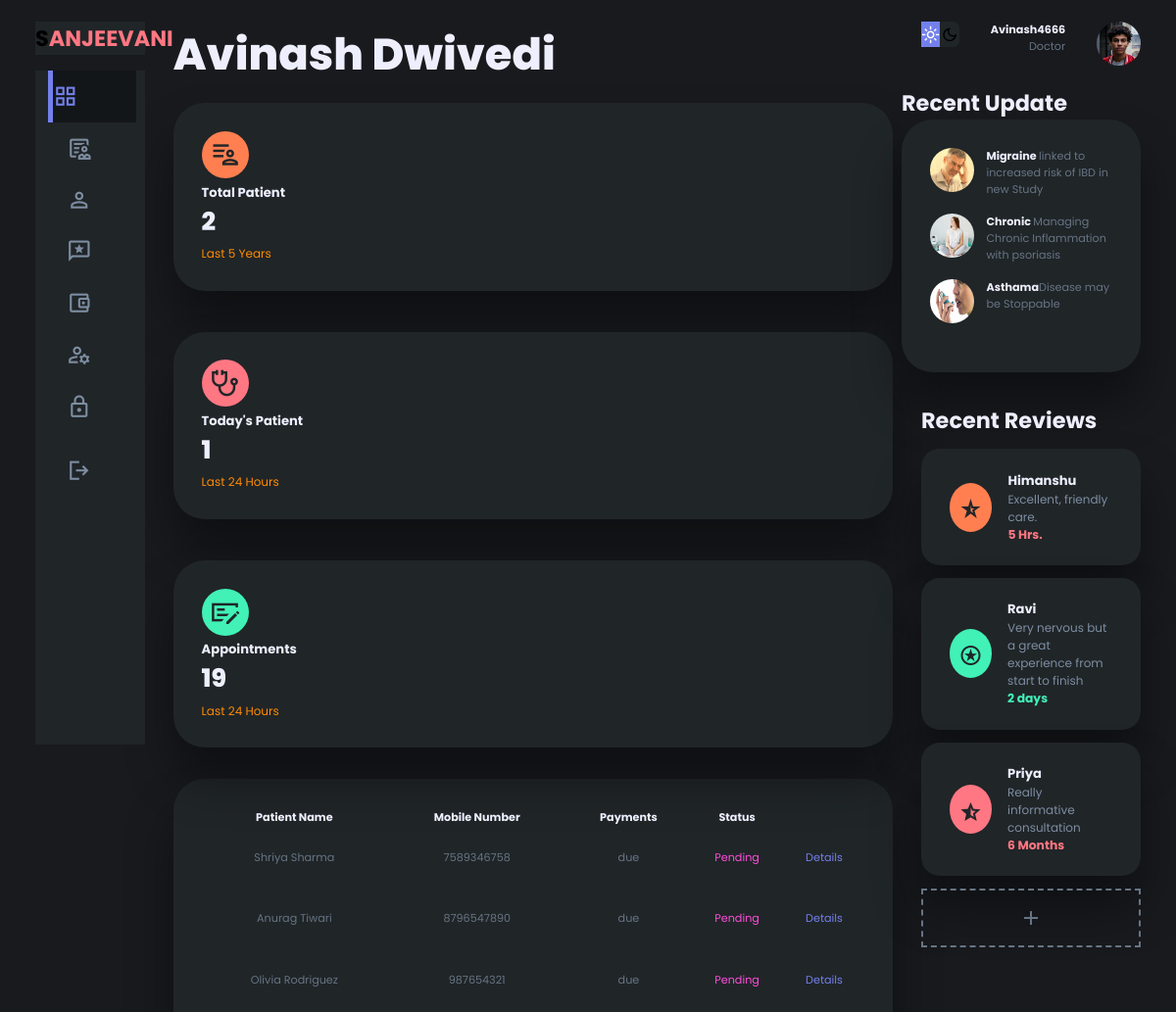
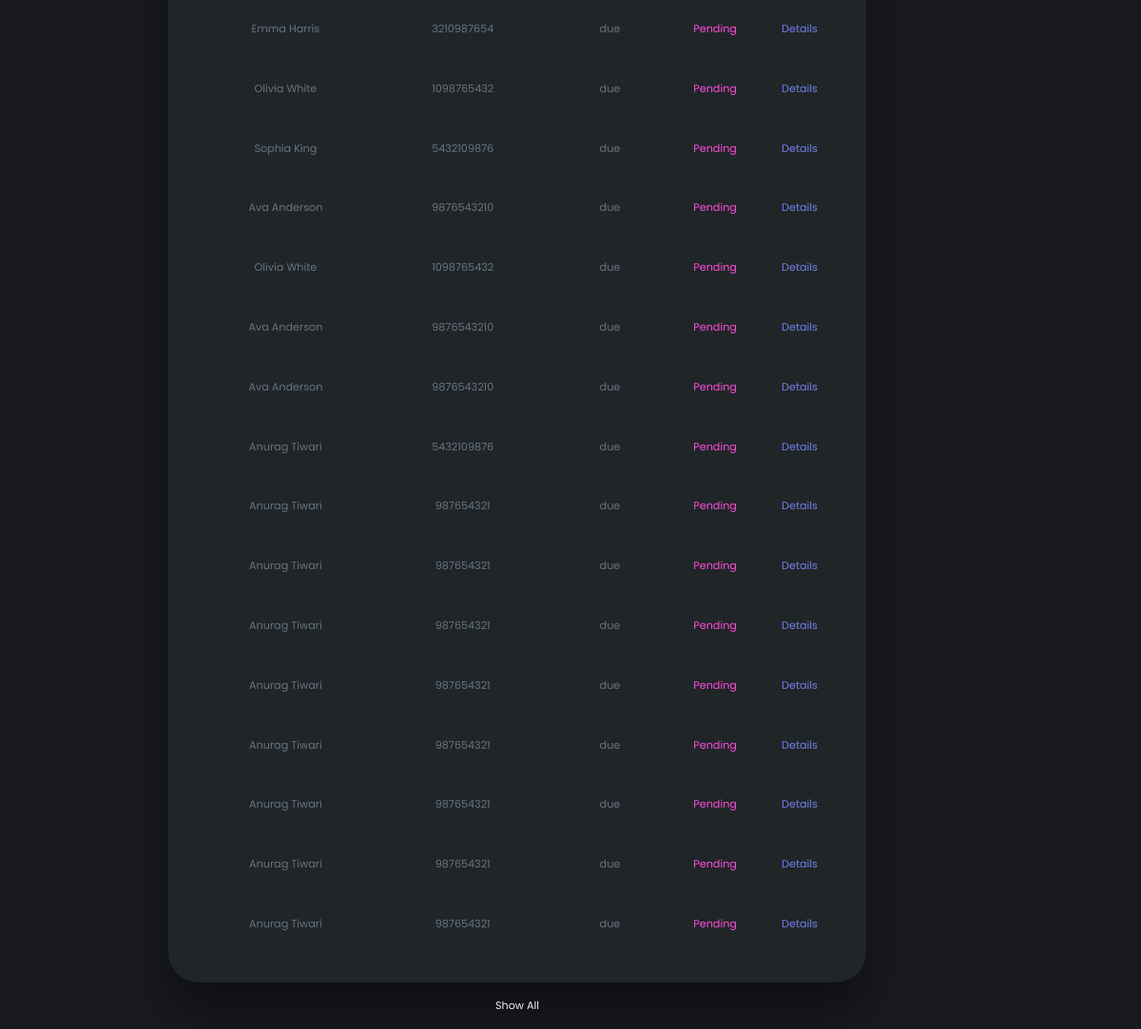
/d_dashboard.php (signed in), run on the app's committed database (2 pictures, top to bottom).
### tables this page shows
CREATE TABLE `doctors_info` (
  `sno` int(30) NOT NULL,
  `username` varchar(30) NOT NULL,
  `name` text NOT NULL,
  `password` varchar(30) NOT NULL,
  `dt` datetime NOT NULL,
  `age` int(11) NOT NULL,
  `address` text NOT NULL,
  `email` varchar(30) NOT NULL,
  `contactnum` bigint(11) NOT NULL,
  `gender` text NOT NULL
);

CREATE TABLE `visit` (
  `visitid` int(11) NOT NULL,
  `doctorid` varchar(30) NOT NULL,
  `patientid` varchar(30) NOT NULL,
  `dt` datetime NOT NULL,
  `statusof` varchar(10) NOT NULL,
  `visited` varchar(5) NOT NULL,
  `amount` int(20) NOT NULL,
  `payment` varchar(20) NOT NULL,
  `doctor_name` varchar(20) NOT NULL,
  `patient_name` varchar(20) NOT NULL,
  `patient_mobile` bigint(12) NOT NULL,
  `dateapp` text NOT NULL
);

### partials/db_doctor.php (called while the page is built, shortened)
<?php
include 'partials/db_connect.php';
$username=$_SESSION["username"];
$sql="SELECT * FROM `doctors_info` WHERE username='$username' ";
$result=mysqli_query($conn,$sql);
$row = mysqli_fetch_assoc($result);
$name=$row['name'];
?>
<?php
$sql1="SELECT * FROM `visit` WHERE doctorid='$username'and visited='no'";
$result1=mysqli_query($conn,$sql1);
$num1=mysqli_num_rows($result1);
$sql4="SELECT * FROM `visit` WHERE doctorid='$username' and visited='yes'";
$result4=mysqli_query($conn,$sql4);
$num4=mysqli_num_rows($result4);
$sql5="SELECT * FROM `visit` WHERE dt >= DATE_SUB(NOW(), INTERVAL 24 HOUR) and statusof='done' and doctorid='$username'";
$result5=mysqli_query($conn,$sql5);
$num5=mysqli_num_rows($result5);
?>

### d_dashboard.php (the view, shortened to what this page needs)
<?php
include 'partials/db_doctor.php';
?>
<!DOCTYPE html>
<html lang="en">
<head>
  <link rel="stylesheet" href="style.css">
</head>
<body>
   <div class="container">
      <aside>
         <div class="top">
           <div class="logo">
             <h2>S<span class="danger">ANJEEVANI</span> </h2>
           </div>
         </div>
          <div class="sidebar">
            <a href="#" class="active">
              <span class="material-symbols-sharp">grid_view </span>
           </a>
           <a href="d_dash_appoint.php" >
            <span class="material-symbols-outlined">
              </span>
         </a>
           <a href="#" >
              <span class="material-symbols-sharp">person_outline </span>
           </a>
           <a href="#">
            <span class="material-symbols-outlined">
              </span>
           </a>
           <a href="#">
            <span class="material-symbols-outlined">
              </span>
           </a>
           <a href="#">
            <span class="material-symbols-outlined">
              </span>
           </a>
           <a href="#">
            <span class="material-symbols-outlined">
              </span>
           </a>
           <a href="#">
              <span class="material-symbols-sharp">logout </span>
           </a>
          </div>
      </aside>
      <main>
           <h1><?php echo $name;?></h1>
        <div class="insights">
            <div class="sales">
               <span class="material-symbols-outlined">
                </span>
               <div class="middle">
                 <div class="left">
                   <h3>Total Patient</h3>
                   <?php echo '<h1>'.$num4.'</h1>' ?>
                 </div>
                  <div class="progress">
                  </div>
               </div>
               <small>Last 5 Years</small>
            </div>
              <div class="expenses">
                <span class="material-symbols-outlined">
                  </span>
                <div class="middle">
                  <div class="left">
                    <h3>Today's Patient </h3>
                    <h1><?php echo $num5; ?>
                    </h1>
                  </div>
                   <div class="progress">
                   </div>
                </div>
                <small>Last 24 Hours</small>
             </div>
               <div class="income" >
                <span class="material-symbols-outlined">
                  </span>
                <div class="middle">
                  <div class="left">
                    <h3>Appointments</h3>
                    <h1><?php echo $num1?></h1>
                  </div>
                   <div class="progress">
                   </div>
                </div>
                <small>Last 24 Hours</small>
             </div>
        </div>
      <div class="recent_order">
         <table>
             <thead>
              <tr>
                <th>Patient Name</th>
                <th>Mobile Number</th>
                <th>Payments</th>
                <th>Status</th>
              </tr>
             </thead>
              <tbody>
              <?php
              while ($row = mysqli_fetch_assoc($result1)) {
              $name2=$row['patient_name'];
              $mobilenum=$row['patient_mobile'];
                  echo'<tr>
                   <td>'.$name2.'</td>
                   <td>'.$mobilenum.'</td>
                   <td>due</td>
                   <td class="warning">Pending</td>
                   <td class="primary">Details</td>
                 </tr>';}?>
              </tbody>
         </table>
         <a href="#">Show All</a>
      </div>
      </main>
    <div class="right">
<div class="top">
   <div class="theme-toggler">
     <span class="material-symbols-sharp active">light_mode</span>
     <span class="material-symbols-sharp">dark_mode</span>
   </div>
    <div class="profile">
       <div class="info">
           <p><b><?php echo $username;?></b></p>
           <p>Doctor</p>
       </div>
       <div class="profile-photo">
         <img src="./images/profile-1.jpg" alt=""/>
       </div>
    </div>
</div>
  <div class="recent_updates">
     <h2>Recent Update</h2>
   <div class="updates">
      <div class="update">
         <div class="profile-photo">
            <img src="images-20240406T121948Z-001/images/4.jpg" alt=""/>
         </div>
        <div class="message">
           <p><b>Migraine </b>linked to increased risk of IBD in new Study </p>
        </div>
      </div>
      <div class="update">
        <div class="profile-photo">
        <img src="images-20240406T121948Z-001/images/6.png" alt=""/>
        </div>
       <div class="message">
          <p><b>Chronic </b>Managing Chronic Inflammation with psoriasis</p>
       </div>
     </div>
     <div class="update">
      <div class="profile-photo">
         <img src="images-20240406T121948Z-001/images/3.jpg" alt=""/>
      </div>
     <div class="message">
        <p><b>Asthama</b>Disease may be Stoppable</p>
     </div>
   </div>
  </div>
  </div>
   <div class="sales-analytics">
     <h2>Recent Reviews</h2>
      <div class="item onlion">
        <div class="icon">
          <span class="material-symbols-outlined">
            </span>
        </div>
        <div class="right_text">
          <div class="info">
            <h3>Himanshu</h3>
            <small class="text-muted">Excellent, friendly care.</small>
          </div>
          <h5 class="danger">5 Hrs.</h5>
        </div>
      </div>
      <div class="item onlion">
        <div class="icon">
          <span class="material-symbols-outlined">
            </span>
        </div>
        <div class="right_text">
          <div class="info">
            <h3>Ravi</h3>
            <small class="text-muted">Very nervous but a great experience from start to finish</small>
          </div>
          <h5 class="success">2 days</h5>
        </div>
      </div>
      <div class="item onlion">
        <div class="icon">
          <span class="material-symbols-outlined">
            </span>
        </div>
        <div class="right_text">
          <div class="info">
            <h3>Priya</h3>
            <small class="text-muted">Really informative consultation</small>
          </div>
          <h5 class="danger">6 Months</h5>
        </div>
      </div>
</div>
      <div class="item add_product">
            <div>
            <span class="material-symbols-sharp">add</span>
            </div>
     </div>
</div>
   </div>
</body>
</html>

### data on the page
doctors_info: name "Avinash Dwivedi"
visit: patient_name "Shriya Sharma", patient_mobile "7589346758"
visit: patient_name "Anurag Tiwari", patient_mobile "8796547890"
visit: patient_name "Olivia Rodriguez", patient_mobile "987654321"
visit: patient_name "Emma Harris", patient_mobile "3210987654"
visit: patient_name "Olivia White", patient_mobile "1098765432"
visit: patient_name "Sophia King", patient_mobile "5432109876"
visit: patient_name "Ava Anderson", patient_mobile "9876543210"
visit: patient_name "Olivia White", patient_mobile "1098765432"
visit: patient_name "Ava Anderson", patient_mobile "9876543210"
visit: patient_name "Ava Anderson", patient_mobile "9876543210"
visit: patient_name "Anurag Tiwari", patient_mobile "5432109876"
visit: patient_name "Anurag Tiwari", patient_mobile "987654321"
visit: patient_name "Anurag Tiwari", patient_mobile "987654321"
visit: patient_name "Anurag Tiwari", patient_mobile "987654321"
visit: patient_name "Anurag Tiwari", patient_mobile "987654321"
visit: patient_name "Anurag Tiwari", patient_mobile "987654321"
visit: patient_name "Anurag Tiwari", patient_mobile "987654321"
visit: patient_name "Anurag Tiwari", patient_mobile "987654321"
visit: patient_name "Anurag Tiwari", patient_mobile "987654321"

### other printed values
$num4 "2"
$num5 "1"
$num1 "19"
$username "Avinash4666"
